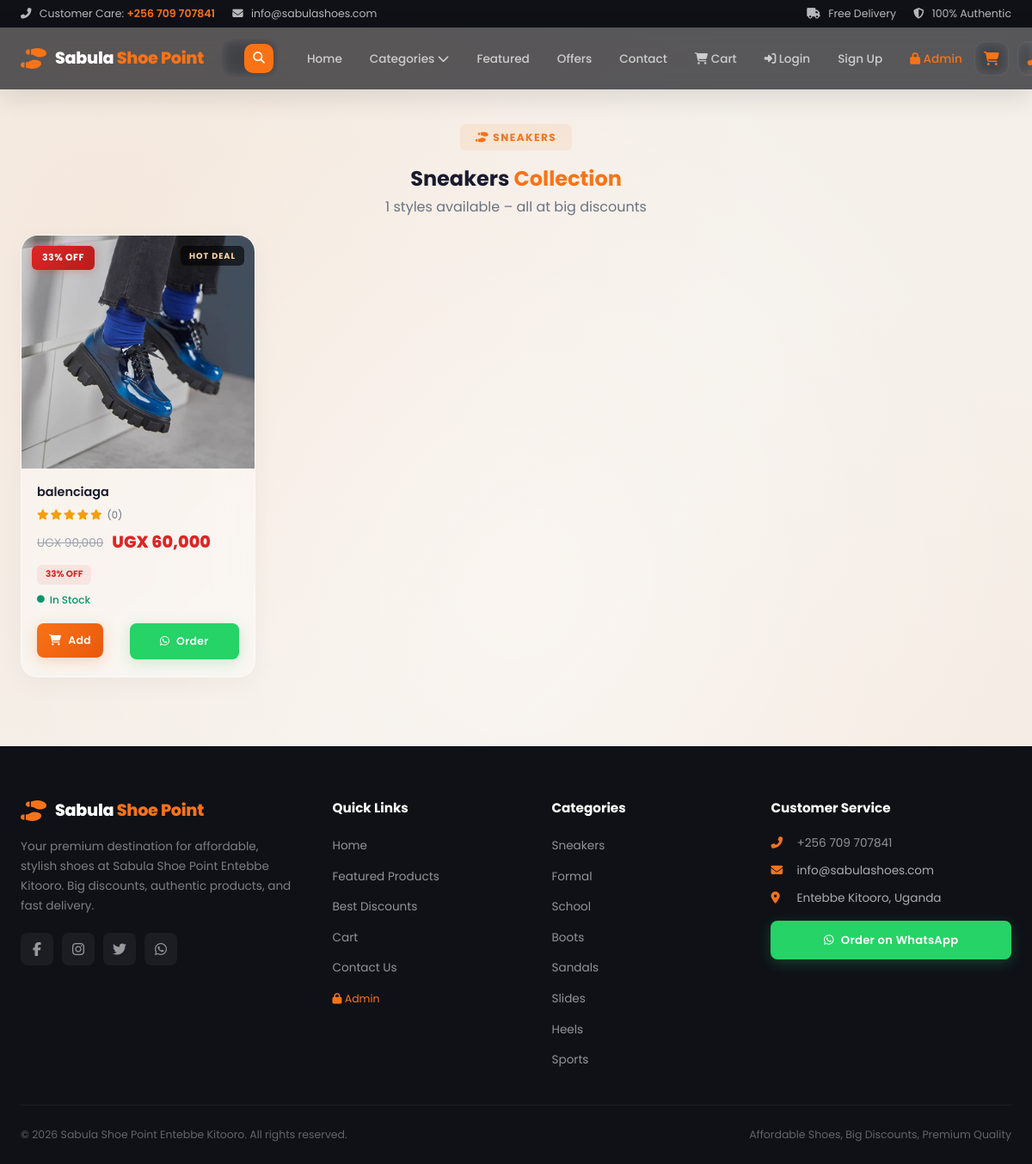
/category/sneakers, run on the app's committed database.
### app.py (models this page shows, shortened)
class Category(db.Model):
    id = db.Column(db.Integer, primary_key=True)
    name = db.Column(db.String(100), nullable=False)
    slug = db.Column(db.String(100), unique=True, nullable=False)
    icon = db.Column(db.String(50), default='fa-shoe-prints')
    products = db.relationship('Product', backref='category', lazy=True, cascade='all, delete-orphan')

class Product(db.Model):
    id = db.Column(db.Integer, primary_key=True)
    name = db.Column(db.String(200), nullable=False)
    slug = db.Column(db.String(200), unique=True, nullable=False)
    description = db.Column(db.Text, default='')
    category_id = db.Column(db.Integer, db.ForeignKey('category.id'), nullable=False)
    price = db.Column(db.Float, nullable=False)
    discount_price = db.Column(db.Float, nullable=False)
    discount_percent = db.Column(db.String(10))
    image_url = db.Column(db.String(500))
    rating = db.Column(db.Float, default=5.0)
    reviews_count = db.Column(db.Integer, default=0)
    badge = db.Column(db.String(50), default='HOT DEAL')
    in_stock = db.Column(db.Boolean, default=True)
    featured = db.Column(db.Boolean, default=False)
    trending = db.Column(db.Boolean, default=False)
    affordable = db.Column(db.Boolean, default=False)
    created_at = db.Column(db.DateTime, default=datetime.utcnow)

### app.py (the view)
@app.route('/category/<string:slug>')
def category_page(slug):
    cat = Category.query.filter_by(slug=slug).first_or_404()
    products = Product.query.filter_by(category_id=cat.id).order_by(Product.created_at.desc()).all()
    return render_template('category.html', category=cat, products=products)

### app.py (called while the page is built, shortened)
@app.context_processor
def inject_globals():
    categories = Category.query.all()
    cart = session.get('cart', [])
    cart_count = sum(item['quantity'] for item in cart)
    cart_total = 0
    cart_items = []
    user = None
    if session.get('user_id'):
        user = User.query.get(session['user_id'])
    return dict(
        categories=categories,
        cart_count=cart_count,
        cart_items=cart_items,
        cart_total=cart_total,
        current_user=user
    )

@app.template_filter('format_price')
def format_price(amount):
    return f'UGX {amount:,.0f}'

### templates/category.html (shortened to what this page needs)
{% extends "base.html" %}
{% block content %}
<section class="section page-header">
  <div class="container">
    <div class="section-header">
      <span class="section-tag"><i class="fas {{ category.icon }}"></i> {{ category.name }}</span>
      <h1>{{ category.name }} <span class="text-highlight">Collection</span></h1>
      <p>{{ products|length }} styles available – all at big discounts</p>
    </div>
  </div>
</section>
<section class="section" style="padding-top:0;">
  <div class="container">
    {% if products %}
    <div class="products-grid">
      {% for product in products %}
      {% include "product_card.html" %}
      {% endfor %}
    </div>
    {% else %}
    <div class="search-empty">
      <i class="fas fa-box-open"></i>
      <p>No products in this category yet. Check back soon!</p>
    </div>
    {% endif %}
  </div>
</section>
{% endblock %}

### templates/base.html (shortened to what this page needs)
<!DOCTYPE html>
<html lang="en">
<head>
  <link rel="stylesheet" href="https://cdnjs.cloudflare.com/ajax/libs/font-awesome/6.5.1/css/all.min.css" />
  <link rel="stylesheet" href="{{ url_for('static', filename='style.css') }}" />
</head>
<body>
  <div class="top-bar">
    <div class="container">
      <div class="top-bar-left">
        <span><i class="fas fa-phone-alt"></i> Customer Care: <a href="tel:+256709707841">+256 709 707841</a></span>
        <span class="hide-mobile"><i class="fas fa-envelope"></i> info@sabulashoes.com</span>
      </div>
      <div class="top-bar-right">
        <span><i class="fas fa-truck"></i> Free Delivery</span>
        <span class="hide-mobile"><i class="fas fa-shield-alt"></i> 100% Authentic</span>
      </div>
    </div>
  </div>
  <header class="header" id="header">
    <div class="container">
      <a href="{{ url_for('home') }}" class="logo">
        <i class="fas fa-shoe-prints logo-icon"></i>
        <span class="logo-text">Sabula <span class="logo-highlight">Shoe Point</span></span>
      </a>
      <div class="search-bar" id="searchBar">
        <form action="{{ url_for('search') }}" method="GET" style="display:flex;width:100%;">
          <button type="submit" aria-label="Search"><i class="fas fa-search"></i></button>
        </form>
      </div>
      <nav class="nav-menu" id="navMenu">
        <ul class="nav-list">
          <li><a href="{{ url_for('home') }}" class="{% if request.endpoint == 'home' %}active{% endif %}">Home</a></li>
          <li class="dropdown-trigger">
            <a href="#">Categories <i class="fas fa-chevron-down"></i></a>
          </li>
          <li><a href="{{ url_for('home') }}#featured">Featured</a></li>
          <li><a href="{{ url_for('home') }}#discounts">Offers</a></li>
          <li><a href="{{ url_for('home') }}#contact">Contact</a></li>
          <li><a href="{{ url_for('cart') }}"><i class="fas fa-shopping-cart"></i> Cart {% if cart_count > 0 %}<span class="cart-badge">{{ cart_count }}</span>{% endif %}</a></li>
          {% if current_user %}
          <li><a href="{{ url_for('account') }}"><i class="fas fa-user"></i> {{ current_user.name }}</a></li>
          <li><a href="{{ url_for('logout') }}" style="color:var(--text-lighter);">Logout</a></li>
          {% else %}
          <li><a href="{{ url_for('login') }}"><i class="fas fa-sign-in-alt"></i> Login</a></li>
          <li><a href="{{ url_for('signup') }}">Sign Up</a></li>
          {% endif %}
          <li><a href="{{ url_for('admin_login') }}" style="color:var(--accent);"><i class="fas fa-lock"></i> Admin</a></li>
        </ul>
      </nav>
      <div class="nav-actions">
        <a href="{{ url_for('cart') }}" class="nav-cart" aria-label="Cart">
          <i class="fas fa-shopping-cart"></i>
        </a>
        <a href="tel:+256709707841" class="nav-call" aria-label="Call us"><i class="fas fa-phone-alt"></i></a>
      </div>
    </div>
  </header>
  {% block content %}{% endblock %}
  <footer class="footer">
    <div class="container">
      <div class="footer-grid">
        <div class="footer-col footer-brand">
          <a href="{{ url_for('home') }}" class="logo">
            <i class="fas fa-shoe-prints logo-icon"></i>
            <span class="logo-text">Sabula <span class="logo-highlight">Shoe Point</span></span>
          </a>
          <p>Your premium destination for affordable, stylish shoes at Sabula Shoe Point Entebbe Kitooro. Big discounts, authentic products, and fast delivery.</p>
          <div class="footer-social">
            <a href="#" aria-label="Facebook"><i class="fab fa-facebook-f"></i></a>
            <a href="#" aria-label="Instagram"><i class="fab fa-instagram"></i></a>
            <a href="#" aria-label="Twitter"><i class="fab fa-twitter"></i></a>
            <a href="#" aria-label="WhatsApp"><i class="fab fa-whatsapp"></i></a>
          </div>
        </div>
        <div class="footer-col">
          <h4>Quick Links</h4>
          <ul>
          <li><a href="{{ url_for('home') }}">Home</a></li>
          <li><a href="{{ url_for('home') }}#featured">Featured Products</a></li>
          <li><a href="{{ url_for('home') }}#discounts">Best Discounts</a></li>
          <li><a href="{{ url_for('cart') }}">Cart</a></li>
          <li><a href="{{ url_for('home') }}#contact">Contact Us</a></li>
          <li><a href="{{ url_for('admin_login') }}" style="color:var(--accent);font-size:0.78rem;"><i class="fas fa-lock"></i> Admin</a></li>
          </ul>
        </div>
        <div class="footer-col">
          <h4>Categories</h4>
          <ul>
            {% for cat in categories[:8] %}
            <li><a href="{{ url_for('category_page', slug=cat.slug) }}">{{ cat.name }}</a></li>
            {% endfor %}
          </ul>
        </div>
        <div class="footer-col">
          <h4>Customer Service</h4>
          <ul class="footer-contact">
            <li><i class="fas fa-phone-alt"></i> <a href="tel:+256709707841">+256 709 707841</a></li>
            <li><i class="fas fa-envelope"></i> info@sabulashoes.com</li>
            <li><i class="fas fa-map-marker-alt"></i> Entebbe Kitooro, Uganda</li>
          </ul>
          <div class="footer-whatsapp">
            <a href="https://wa.me/256709707841?text=Hello%20Sabula%20Shoe%20Point%2C%20I%20want%20to%20order%20a%20shoe." target="_blank" class="btn btn-whatsapp">
              <i class="fab fa-whatsapp"></i> Order on WhatsApp
            </a>
          </div>
        </div>
      </div>
      <div class="footer-bottom">
        <p>&copy; 2026 Sabula Shoe Point Entebbe Kitooro. All rights reserved.</p>
        <p>Affordable Shoes, Big Discounts, Premium Quality</p>
      </div>
    </div>
  </footer>
</body>
</html>

### templates/product_card.html (shortened to what this page needs)
<div class="product-card fade-in">
  <a href="{{ url_for('product_page', slug=product.slug) }}" class="product-image-wrapper">
    {% if product.image_url %}
    <img src="{{ product.image_url if product.image_url.startswith('http') else url_for('static', filename=product.image_url) }}" alt="{{ product.name }}" loading="lazy" />
    {% else %}
    <div class="product-img-placeholder"><i class="fas fa-shoe-prints"></i></div>
    {% endif %}
    <span class="product-badge">{{ product.discount_percent }}</span>
    <span class="product-limited">{{ product.badge }}</span>
  </a>
  <div class="product-details">
    <a href="{{ url_for('product_page', slug=product.slug) }}" class="product-name">{{ product.name }}</a>
    <div class="product-rating">
      <span class="stars">
        {% for i in range(5) %}
          {% if i < product.rating|int %}
            <i class="fas fa-star"></i>
          {% else %}
            <i class="far fa-star"></i>
          {% endif %}
        {% endfor %}
      </span>
      <span class="rating-count">({{ product.reviews_count }})</span>
    </div>
    <div class="product-prices">
      <span class="old-price">{{ product.price|format_price }}</span>
      <span class="new-price">{{ product.discount_price|format_price }}</span>
      <span class="discount-badge">{{ product.discount_percent }}</span>
    </div>
    <div class="product-stock">
      <i class="fas fa-circle"></i> In Stock
    </div>
    <div class="product-actions">
      <form action="{{ url_for('cart_add') }}" method="POST" style="flex:1;">
        <button type="submit" class="btn btn-primary btn-sm"><i class="fas fa-shopping-cart"></i> Add</button>
      </form>
      <a href="{{ url_for('order_whatsapp', product_id=product.id) }}" target="_blank" class="btn btn-whatsapp btn-sm">
        <i class="fab fa-whatsapp"></i> Order
      </a>
    </div>
  </div>
</div>

### data on the page
Category: name "SNEAKERS", name "Sneakers"
Product: image_url (picture), discount_percent "33% OFF", badge "HOT DEAL", name "balenciaga", rating 5 (drawn), reviews_count "0", price "UGX 90,000", discount_price "UGX 60,000"
Category: name "Formal"
Category: name "School"
Category: name "Boots"
Category: name "Sandals"
Category: name "Slides"
Category: name "Heels"
Category: name "Sports"

### other printed values
{{ products|length }} "1"
